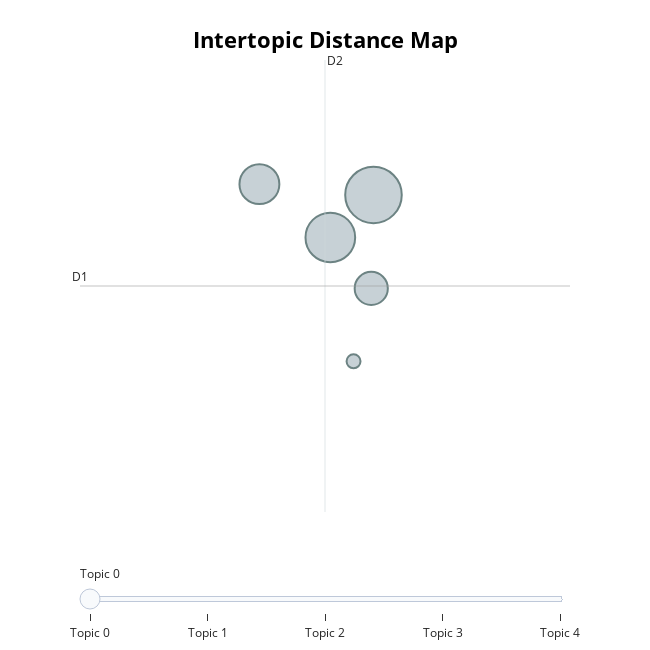

The notebook cell this image was saved under:
### Code cell
topic_model.visualize_topics()

### Figure 1 — Plotly figure (JSON) as saved in the notebook; plotly's stock layout.template omitted (floating-point values rounded to 4 significant figures)
{"data": [{"customdata": [[0, "vehicle | system | autonomous | data | method", 5137], [1, "user | device | display | method | interface", 3962], [2, "route | system | information | location | method", 2555], [3, "service | system | location | method | user", 1766], [4, "image | optical | light | laser | images", 313]], "hovertemplate": "<b>Topic %{customdata[0]}</b><br>%{customdata[1]}<br>Size: %{customdata[2]}", "legendgroup": "", "marker": {"color": "#B0BEC5", "line": {"color": "DarkSlateGrey", "width": 2}, "size": [5137, 3962, 2555, 1766, 313], "sizemode": "area", "sizeref": 3.211, "symbol": "circle"}, "mode": "markers", "name": "", "orientation": "v", "showlegend": false, "type": "scatter", "x": [28.89, 27.94, 26.37, 28.84, 28.45], "xaxis": "x", "y": [-6.697, -7.037, -6.611, -7.444, -8.026], "yaxis": "y"}], "layout": {"annotations": [{"showarrow": false, "text": "D1", "x": 22.42, "y": -7.425, "yshift": 10}, {"showarrow": false, "text": "D2", "x": 27.82, "xshift": 10, "y": -5.619}], "height": 650, "hoverlabel": {"bgcolor": "white", "font": {"family": "Rockwell", "size": 16}}, "legend": {"itemsizing": "constant", "tracegroupgap": 0}, "margin": {"t": 60}, "shapes": [{"line": {"color": "#CFD8DC", "width": 2}, "type": "line", "x0": 27.82, "x1": 27.82, "y0": -9.23, "y1": -5.619}, {"line": {"color": "#9E9E9E", "width": 2}, "type": "line", "x0": 22.42, "x1": 33.22, "y0": -7.425, "y1": -7.425}], "sliders": [{"active": 0, "pad": {"t": 50}, "steps": [{"args": [{"marker.color": [["red", "#B0BEC5", "#B0BEC5", "#B0BEC5", "#B0BEC5"]]}], "label": "Topic 0", "method": "update"}, {"args": [{"marker.color": [["#B0BEC5", "red", "#B0BEC5", "#B0BEC5", "#B0BEC5"]]}], "label": "Topic 1", "method": "update"}, {"args": [{"marker.color": [["#B0BEC5", "#B0BEC5", "red", "#B0BEC5", "#B0BEC5"]]}], "label": "Topic 2", "method": "update"}, {"args": [{"marker.color": [["#B0BEC5", "#B0BEC5", "#B0BEC5", "red", "#B0BEC5"]]}], "label": "Topic 3", "method": "update"}, {"args": [{"marker.color": [["#B0BEC5", "#B0BEC5", "#B0BEC5", "#B0BEC5", "red"]]}], "label": "Topic 4", "method": "update"}]}], "title": {"font": {"color": "Black", "size": 22}, "text": "<b>Intertopic Distance Map</b>", "x": 0.5, "xanchor": "center", "y": 0.95, "yanchor": "top"}, "width": 650, "xaxis": {"anchor": "y", "domain": [0, 1], "range": [22.42, 33.22], "title": {"text": ""}, "visible": false}, "yaxis": {"anchor": "x", "domain": [0, 1], "range": [-9.23, -5.619], "title": {"text": ""}, "visible": false}}}
